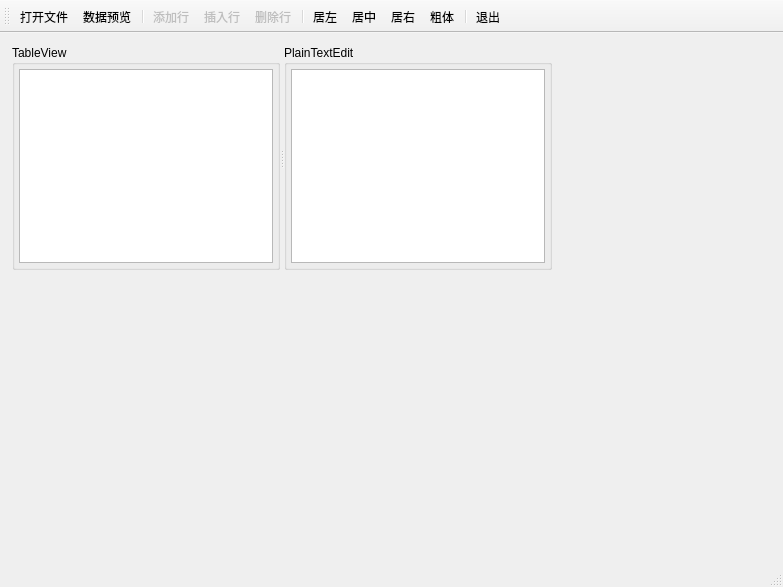
<?xml version="1.0" encoding="UTF-8"?>
<ui version="4.0">
 <class>MainWindow</class>
 <widget class="QMainWindow" name="MainWindow">
  <property name="geometry">
   <rect>
    <x>0</x>
    <y>0</y>
    <width>783</width>
    <height>587</height>
   </rect>
  </property>
  <property name="windowTitle">
   <string>TableView-Demo</string>
  </property>
  <widget class="QWidget" name="centralwidget">
   <widget class="QSplitter" name="splitter">
    <property name="geometry">
     <rect>
      <x>12</x>
      <y>12</y>
      <width>540</width>
      <height>225</height>
     </rect>
    </property>
    <property name="orientation">
     <enum>Qt::Horizontal</enum>
    </property>
    <widget class="QGroupBox" name="groupBox">
     <property name="title">
      <string>TableView</string>
     </property>
     <layout class="QVBoxLayout" name="verticalLayout">
      <property name="leftMargin">
       <number>4</number>
      </property>
      <property name="topMargin">
       <number>4</number>
      </property>
      <property name="rightMargin">
       <number>4</number>
      </property>
      <property name="bottomMargin">
       <number>4</number>
      </property>
      <item>
       <widget class="QTableView" name="tableView">
        <property name="alternatingRowColors">
         <bool>true</bool>
        </property>
        <property name="sortingEnabled">
         <bool>true</bool>
        </property>
       </widget>
      </item>
     </layout>
    </widget>
    <widget class="QGroupBox" name="groupBox_2">
     <property name="title">
      <string>PlainTextEdit</string>
     </property>
     <layout class="QVBoxLayout" name="verticalLayout_2">
      <property name="leftMargin">
       <number>4</number>
      </property>
      <property name="topMargin">
       <number>4</number>
      </property>
      <property name="rightMargin">
       <number>4</number>
      </property>
      <property name="bottomMargin">
       <number>4</number>
      </property>
      <item>
       <widget class="QPlainTextEdit" name="plainTextEdit">
        <property name="lineWrapMode">
         <enum>QPlainTextEdit::NoWrap</enum>
        </property>
       </widget>
      </item>
     </layout>
    </widget>
   </widget>
  </widget>
  <widget class="QStatusBar" name="statusbar"/>
  <widget class="QToolBar" name="toolBar">
   <property name="windowTitle">
    <string>toolBar</string>
   </property>
   <property name="toolButtonStyle">
    <enum>Qt::ToolButtonTextUnderIcon</enum>
   </property>
   <attribute name="toolBarArea">
    <enum>TopToolBarArea</enum>
   </attribute>
   <attribute name="toolBarBreak">
    <bool>false</bool>
   </attribute>
   <addaction name="actOpen"/>
   <addaction name="actModelData"/>
   <addaction name="separator"/>
   <addaction name="actAppend"/>
   <addaction name="actInsert"/>
   <addaction name="actDelete"/>
   <addaction name="separator"/>
   <addaction name="actAlignLeft"/>
   <addaction name="actAlignCenter"/>
   <addaction name="actAlignRight"/>
   <addaction name="actFontBold"/>
   <addaction name="separator"/>
   <addaction name="actExit"/>
  </widget>
  <action name="actOpen">
   <property name="icon">
    <iconset resource="res.qrc">
     <normaloff>:/images/icons/open.bmp</normaloff>:/images/icons/open.bmp</iconset>
   </property>
   <property name="text">
    <string>打开文件</string>
   </property>
   <property name="toolTip">
    <string>打开文件</string>
   </property>
  </action>
  <action name="actSave">
   <property name="enabled">
    <bool>false</bool>
   </property>
   <property name="icon">
    <iconset resource="res.qrc">
     <normaloff>:/images/icons/save.bmp</normaloff>:/images/icons/save.bmp</iconset>
   </property>
   <property name="text">
    <string>另存文件</string>
   </property>
   <property name="toolTip">
    <string>表格内容另存为文件</string>
   </property>
  </action>
  <action name="actAppend">
   <property name="enabled">
    <bool>false</bool>
   </property>
   <property name="icon">
    <iconset resource="res.qrc">
     <normaloff>:/images/icons/append.bmp</normaloff>:/images/icons/append.bmp</iconset>
   </property>
   <property name="text">
    <string>添加行</string>
   </property>
   <property name="toolTip">
    <string>添加一行</string>
   </property>
  </action>
  <action name="actInsert">
   <property name="enabled">
    <bool>false</bool>
   </property>
   <property name="icon">
    <iconset resource="res.qrc">
     <normaloff>:/images/icons/306.bmp</normaloff>:/images/icons/306.bmp</iconset>
   </property>
   <property name="text">
    <string>插入行</string>
   </property>
   <property name="toolTip">
    <string>插入一行</string>
   </property>
  </action>
  <action name="actDelete">
   <property name="enabled">
    <bool>false</bool>
   </property>
   <property name="icon">
    <iconset resource="res.qrc">
     <normaloff>:/images/icons/delete.bmp</normaloff>:/images/icons/delete.bmp</iconset>
   </property>
   <property name="text">
    <string>删除行</string>
   </property>
   <property name="toolTip">
    <string>删除当前行</string>
   </property>
  </action>
  <action name="actExit">
   <property name="icon">
    <iconset resource="res.qrc">
     <normaloff>:/images/icons/exit.bmp</normaloff>:/images/icons/exit.bmp</iconset>
   </property>
   <property name="text">
    <string>退出</string>
   </property>
   <property name="toolTip">
    <string>退出</string>
   </property>
  </action>
  <action name="actModelData">
   <property name="icon">
    <iconset resource="res.qrc">
     <normaloff>:/images/icons/export1.bmp</normaloff>:/images/icons/export1.bmp</iconset>
   </property>
   <property name="text">
    <string>数据预览</string>
   </property>
   <property name="toolTip">
    <string>模型数据显示到文本框里</string>
   </property>
  </action>
  <action name="actAlignLeft">
   <property name="icon">
    <iconset resource="res.qrc">
     <normaloff>:/images/icons/508.bmp</normaloff>:/images/icons/508.bmp</iconset>
   </property>
   <property name="text">
    <string>居左</string>
   </property>
   <property name="toolTip">
    <string>文字左对齐</string>
   </property>
  </action>
  <action name="actAlignCenter">
   <property name="icon">
    <iconset resource="res.qrc">
     <normaloff>:/images/icons/510.bmp</normaloff>:/images/icons/510.bmp</iconset>
   </property>
   <property name="text">
    <string>居中</string>
   </property>
   <property name="toolTip">
    <string>文字居中</string>
   </property>
  </action>
  <action name="actAlignRight">
   <property name="icon">
    <iconset resource="res.qrc">
     <normaloff>:/images/icons/512.bmp</normaloff>:/images/icons/512.bmp</iconset>
   </property>
   <property name="text">
    <string>居右</string>
   </property>
   <property name="toolTip">
    <string>文字右对齐</string>
   </property>
  </action>
  <action name="actFontBold">
   <property name="checkable">
    <bool>true</bool>
   </property>
   <property name="icon">
    <iconset resource="res.qrc">
     <normaloff>:/images/icons/500.bmp</normaloff>:/images/icons/500.bmp</iconset>
   </property>
   <property name="text">
    <string>粗体</string>
   </property>
   <property name="toolTip">
    <string>粗体字体</string>
   </property>
  </action>
 </widget>
 <resources>
  <include location="res.qrc"/>
 </resources>
 <connections>
  <connection>
   <sender>actExit</sender>
   <signal>triggered()</signal>
   <receiver>MainWindow</receiver>
   <slot>close()</slot>
   <hints>
    <hint type="sourcelabel">
     <x>-1</x>
     <y>-1</y>
    </hint>
    <hint type="destinationlabel">
     <x>399</x>
     <y>299</y>
    </hint>
   </hints>
  </connection>
 </connections>
</ui>
